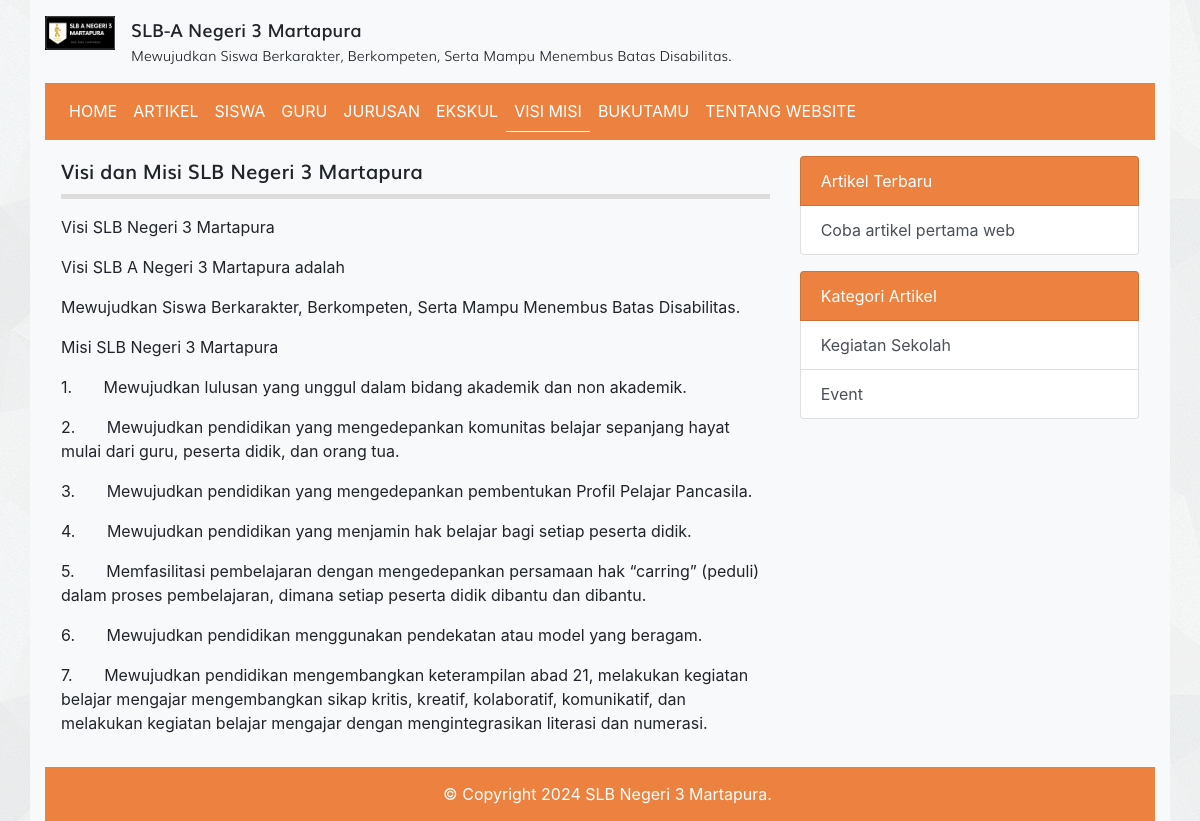
The app's page /visi_misi.php with its own data.
### tables this page shows
CREATE TABLE `tbl_visi_misi` (
  `id` int(11) NOT NULL AUTO_INCREMENT,
  `visi_misi` text DEFAULT NULL,
  PRIMARY KEY (`id`)
);

CREATE TABLE `tbl_artikel` (
  `id` int(11) NOT NULL AUTO_INCREMENT,
  `judul` varchar(255) DEFAULT NULL,
  `isi` text DEFAULT NULL,
  `tanggal` date DEFAULT NULL,
  `foto` varchar(100) DEFAULT NULL,
  `id_kategori` int(11) DEFAULT NULL,
  PRIMARY KEY (`id`),
  KEY `id_kategori` (`id_kategori`),
  CONSTRAINT `tbl_artikel_ibfk_1` FOREIGN KEY (`id_kategori`) REFERENCES `tbl_kategori_artikel` (`id`) ON DELETE SET NULL ON UPDATE CASCADE
);

CREATE TABLE `tbl_kategori_artikel` (
  `id` int(11) NOT NULL AUTO_INCREMENT,
  `nama_kategori` varchar(30) DEFAULT NULL,
  PRIMARY KEY (`id`)
);

### visi_misi.php (the view, shortened to what this page needs)
<?php
require_once 'koneksi.php';
$query = mysqli_query($koneksi, "SELECT * FROM tbl_visi_misi WHERE id = 1");
$visi_misi = mysqli_fetch_assoc($query);
?>
<!DOCTYPE html>
<html>
<head>
	<link rel="stylesheet" href="resources/fonts/stylesheet.css">
	<link rel="stylesheet" href="resources/css/bootstrap.min.css">
	<link rel="stylesheet" href="resources/css/style.css">
</head>
<body>
	<div class="container bg-light">
		<?php require_once 'topbar.php'; ?>
	</div>
	<?php require_once 'navbar.php'; ?>
	<div class="row p-3">
		<div class="col-md-8">
			<div class="title mb-3">
				Visi dan Misi SLB Negeri 3 Martapura
			</div>
			<div class="artikel">
				<?= $visi_misi['visi_misi'] ?>
			</div>
		</div>
		<?php require_once 'sidebar.php'; ?>
	</div>
	<div class="text-white footer">
		<?php echo "&copy; Copyright " . date("Y") . " SLB Negeri 3 Martapura."; ?>
	</div>
	</div>
</body>
</html>

### sidebar.php
<?php
$query_artikel_terbaru = mysqli_query($koneksi, "SELECT * FROM tbl_artikel ORDER BY tanggal ASC LIMIT 4");
$query_kategori_artikel= mysqli_query($koneksi, "SELECT * FROM tbl_kategori_artikel LIMIT 4");
?>
<div class="col-sm-4">
	<div class="list-group">
		<span class="list-group-item text-white" style="background-color: #ED8240">Artikel Terbaru</span>
		<?php while($artikel_terbaru = mysqli_fetch_assoc($query_artikel_terbaru)) : ?>
			<a href="detail_artikel.php?id=<?= $artikel_terbaru['id'] ?>" class="list-group-item list-group-item-action"><?= $artikel_terbaru['judul'] ?></a>
		<?php endwhile; ?>
	</div>
	<div class="list-group">
		<span class="list-group-item text-white mt-3" style="background-color: #ED8240">Kategori Artikel</span>
		<?php while($kategori_artikel = mysqli_fetch_assoc($query_kategori_artikel)) : ?>
			<a href="kategori.php?id=<?= $kategori_artikel['id'] ?>" class="list-group-item list-group-item-action"><?= $kategori_artikel['nama_kategori'] ?></a>
		<?php endwhile; ?>
	</div>
</div>

### resources/css/style.css (style rules this page uses)
body { background-image: url('../images/bg_all.jpg'); }
.title { font-family: 'mulisemibold'; font-size: 20px; padding-bottom: 7.5px; border-bottom: 5px solid #ddd }
.footer { background-color: #ED8240; padding: 15px 15px 15px 30px; text-align: center; }

### records on screen
tbl_visi_misi: visi_misi "Visi SLB Negeri 3 Martapura Visi SLB A Negeri 3 Martapura adalah Mewujudkan Siswa Berkarakter, Berkompeten, Serta Mampu Menembus Batas Disabilitas. Misi SLB Negeri 3 Martapura 1. Mewujudkan lulusan yang unggul dalam bidang akademik dan non akademik. 2. Mewujudkan pendidikan yang mengedepankan komunitas belajar sepanjang hayat mulai dari guru, peserta didik, dan orang tua. 3. Mewujudkan pendidikan yang mengedepankan pembentukan Profil Pelajar Pancasila. 4. Mewujudkan pendidikan yang menjamin hak belajar bagi setiap peserta didik. 5. Memfasilitasi pembelajaran dengan mengedepankan persamaan hak “carring” (peduli) dalam proses pembelajaran, dimana setiap peserta didik dibantu dan dibantu. 6.…"
tbl_artikel: judul "Coba artikel pertama web"
tbl_kategori_artikel: nama_kategori "Kegiatan Sekolah"
tbl_kategori_artikel: nama_kategori "Event"
